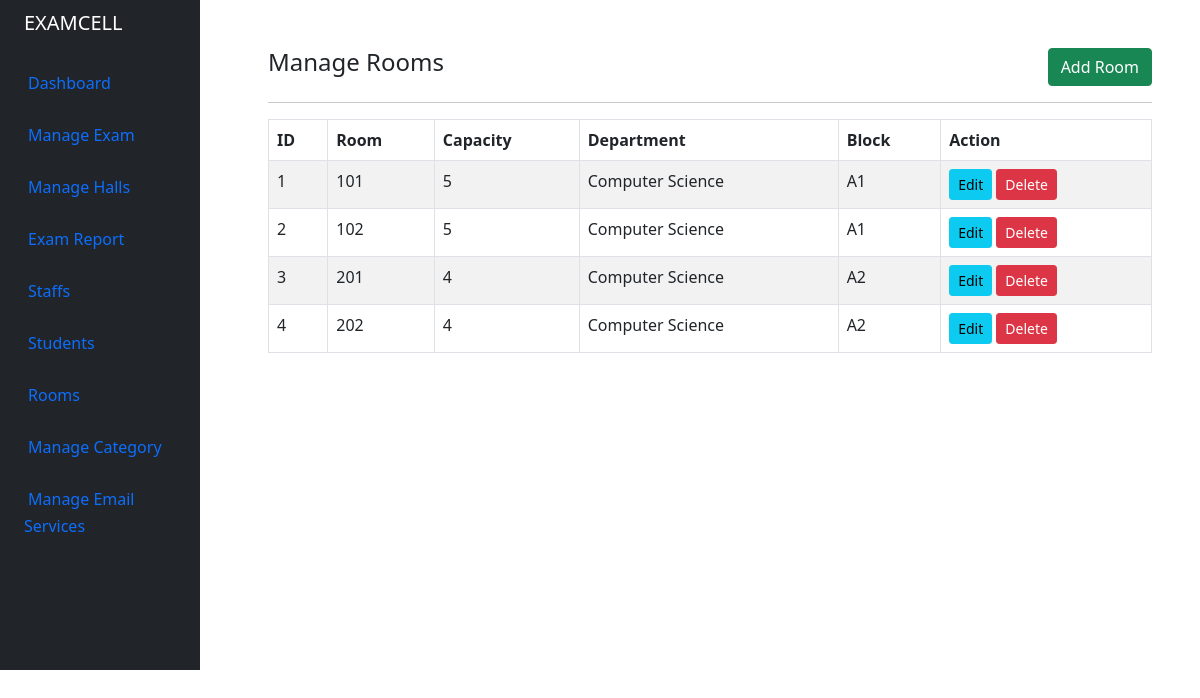
/admin/room.php (signed in), run on the app's committed database.
### tables this page shows
CREATE TABLE `tbl_room` (
  `id` int(11) NOT NULL,
  `dept` int(11) NOT NULL,
  `block` int(11) NOT NULL,
  `room` varchar(100) NOT NULL,
  `capacity` int(11) NOT NULL,
  `row_dim` int(11) NOT NULL,
  `col_dim` int(11) NOT NULL
);

CREATE TABLE `tbl_department` (
  `id` int(11) NOT NULL,
  `deptname` varchar(100) NOT NULL,
  `deptslug` varchar(100) NOT NULL
);

CREATE TABLE `tbl_block` (
  `id` int(11) NOT NULL,
  `dept` int(11) NOT NULL,
  `block` varchar(100) NOT NULL
);

### admin/room.php (the view, shortened to what this page needs)
<?php
include '../helpers/basic_helper.php';
if (isset($_SESSION['email']) && isset($_SESSION['id'])) {
    echo site_header();
?>
    <div class="container-fluid">
        <div class="row flex-nowrap">
            <?php echo site_navbar(); ?>
            <div class="after-side-content col py-5 px-5">
                <div class="row">
                    <div class="col-md-8">
                            <h4>Manage Rooms</h4>
                    </div>
                    <div class="col-md-4">
                        <a href="room_create_edit.php" class="btn btn-success rounded float-end">Add Room</a>
                    </div>
                </div>
                <div>
                    <hr>
                    <table class="table table-bordered table-striped">
                        <thead>
                            <tr>
                                <th>ID</th>
                                <th>Room</th>
                                <th>Capacity</th>
                                <th>Department</th>
                                <th>Block</th>
                                <th>Action</th>
                            </tr>
                        </thead>
                        <tbody>
                            <?php
                            $query = "SELECT tbl_room.id as id, tbl_room.room, tbl_room.capacity, tbl_department.deptname, tbl_block.block FROM tbl_room INNER JOIN tbl_block ON tbl_block.id = tbl_room.block INNER JOIN tbl_department ON tbl_department.id = tbl_block.dept;";
                            $query_run = mysqli_query($conn, $query);
                            if (mysqli_num_rows($query_run) > 0) {
                                foreach ($query_run as $room) {
                            ?>
                                    <tr>
                                        <td><?= $room['id']; ?></td>
                                        <td><?= $room['room']; ?></td>
                                        <td><?= $room['capacity']; ?></td>
                                        <td><?= $room['deptname']; ?></td>
                                        <td><?= $room['block']; ?></td>
                                        <td>
                                            <a href="room_create_edit.php?id=<?= $room['id']; ?>" class="btn btn-info btn-sm">Edit</a>
                                            <form action="controller.php" method="POST" class="d-inline">
                                                <button type="submit" name="delete_room" value="<?= $room['id']; ?>" class="btn btn-danger btn-sm">Delete</button>
                                            </form>
                                        </td>
                                    </tr>
                            <?php
                                }
                            } else {
                                echo "<h5> No Record Found </h5>";
                            }
                            ?>
                        </tbody>
                    </table>
                </div>
            </div>
        </div>
    </div>
<?php
    echo site_footer();
} else {
    header("Location: index.php");
}

### assets/styles.css (style rules this page uses)
.after-side-content { margin-left: 220px !important; }

### data on the page
tbl_room: id "1", room "101", capacity "5", tbl_department.deptname "Computer Science", tbl_block.block "A1"
tbl_room: id "2", room "102", capacity "5", tbl_department.deptname "Computer Science", tbl_block.block "A1"
tbl_room: id "3", room "201", capacity "4", tbl_department.deptname "Computer Science", tbl_block.block "A2"
tbl_room: id "4", room "202", capacity "4", tbl_department.deptname "Computer Science", tbl_block.block "A2"
